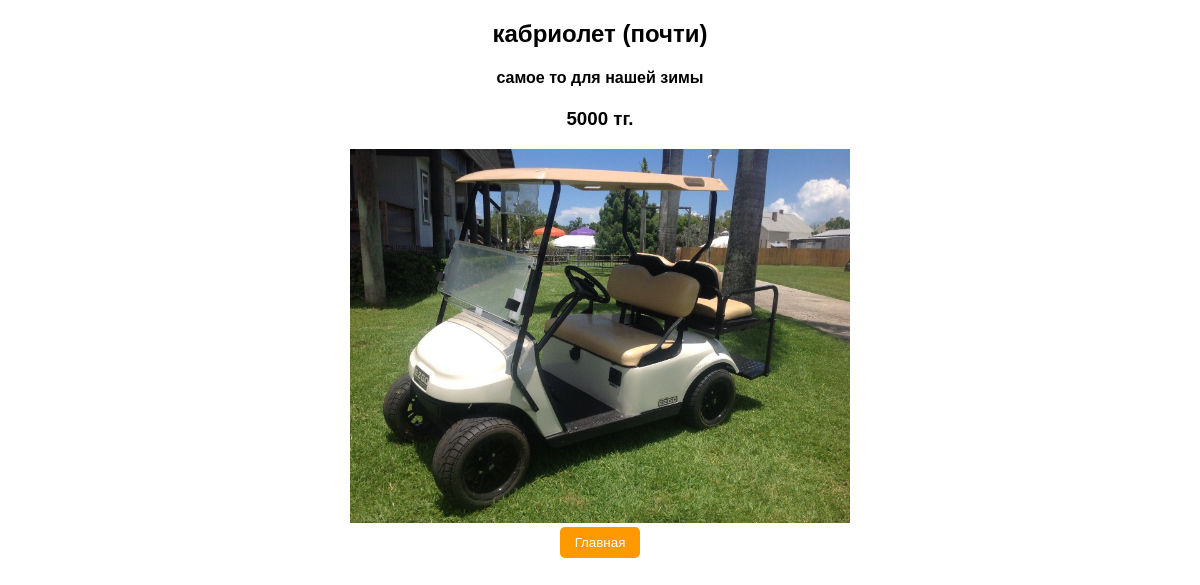
The app's page /post3 with its own data.
### tables this page shows
CREATE TABLE post(
             id INTEGER PRIMARY KEY AUTOINCREMENT,
             title TEXT NOT NULL UNIQUE,
             description TEXT NOT NULL UNIQUE,
             price INTEGER,
             photo_path TEXT
        );

### app.py (the view)
@app.route('/post<int:id>', methods=['GET', 'POST'])
def get_details(id):
    conn = sqlite3.connect('post.db')
    cursor = conn.cursor()
    cursor.execute('SELECT * FROM post WHERE id = ?', (id,))
    post = cursor.fetchone()
    conn.close()
    return render_template('post.html', post = post)

### templates/post.html (shortened to what this page needs)
<!DOCTYPE html>
<html lang="en">
<head>
    <link rel="stylesheet" href="{{ url_for('static', filename='css/base.css') }}">
</head>
<body>
    <center>
        <div class="lot">
            <h2>
                {{ post[1] }}
            </h2>
            <h4 style="padding: 0 100px;">
                {{ post[2] }}
            </h4>
            <h3>
                {{ post[3] }} тг.
            </h3>
            {% if post[4] != "upload_images/None" %}
                <img src="{{ post[4] }}" alt="Фото" style="max-width:500px;">
            {% endif %}
            <div class="profile-buttons">
                <a href="{{ url_for('get_main') }}"><button class="profile-button">Главная</button></a>
            </div>
        </div>
    </center>
</body>
</html>

### static/css/base.css (style rules this page uses)
body { font-family: Arial, sans-serif; margin: 0; padding: 0; }
.profile-buttons { display: flex; flex-direction: column; gap: 10px; }
.profile-button { background-color: #ff9900; border: none; padding: 8px 15px; border-radius: 5px; cursor: pointer; color: white; }

### records on screen
post: title "кабриолет (почти)", description "самое то для нашей зимы", price "5000", photo_path (picture)
